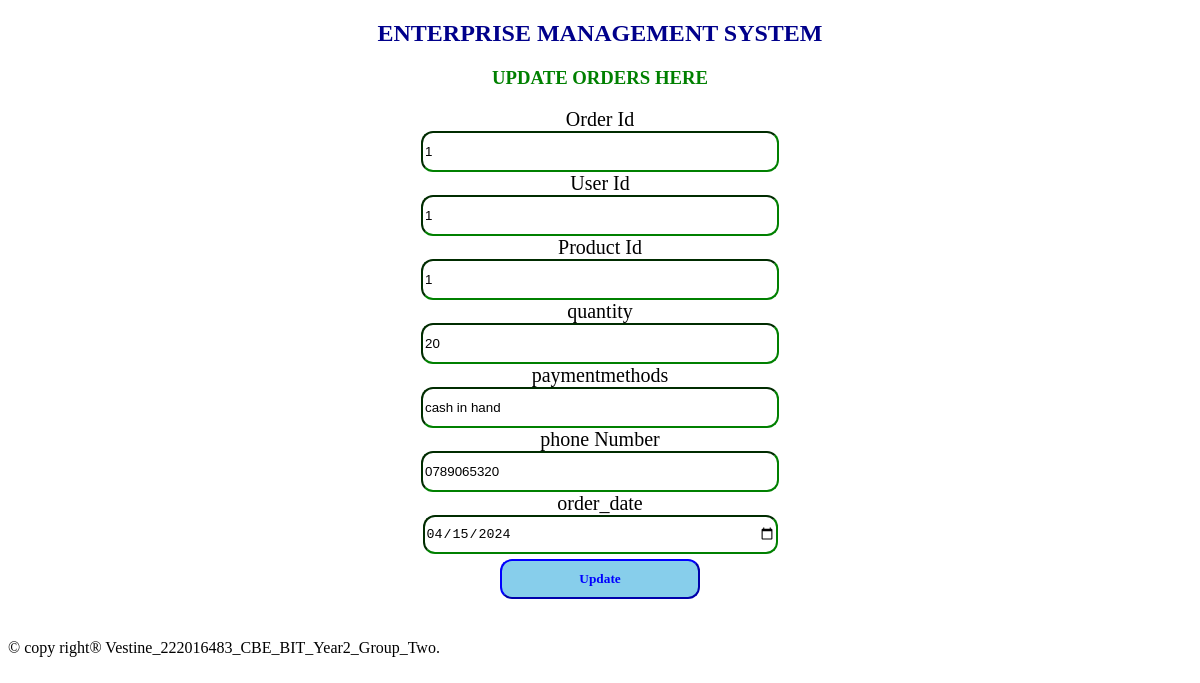
Page /editorder.php?order_id=1 on the committed database.
### tables this page shows
CREATE TABLE `customerorders` (
  `order_id` int(11) NOT NULL,
  `user_id` int(11) DEFAULT NULL,
  `product_id` int(11) DEFAULT NULL,
  `quantity` int(11) DEFAULT NULL,
  `paymentmethods` varchar(50) DEFAULT NULL,
  `phone` varchar(255) NOT NULL,
  `order_date` date DEFAULT NULL
);

### editorder.php (the view, shortened to what this page needs)
<?php
include"dbconnection.php";
if ($_SERVER['REQUEST_METHOD'] == 'GET') {
  $order_id = $_GET["order_id"];
    $sql = "SELECT * FROM customerorders WHERE order_id=$order_id";
    $result = $connection->query($sql);
    if ($result->num_rows > 0) {
        $row = $result->fetch_assoc();
        $user_id=$row['user_id'];
        $product_id = $row["product_id"];
        $quantity = $row["quantity"];
        $paymentmethods = $row["paymentmethods"];
        $phone = $row["phone"];
        $order_date = $row["order_date"];
    } else {
        header("location: /Enterprise_management_system/vieworder.php");
        exit;
    }
}
?>
<!DOCTYPE html>
<html>
<head>
</head>
<body>
<center>
	<h2>ENTERPRISE MANAGEMENT SYSTEM </h2>
	<h3 style="color:green;">UPDATE ORDERS HERE</h3>
	<section class="forms">
		<form method="POST" onsubmit="return confirmUpdate();">
	<label>Order Id</label><br>
    <input type="text" name="order_id" readonly class="input" value="<?php echo $order_id; ?>"><br>
    <label>User Id</label><br>
    <input type="text" name="user_id" readonly class="input" value="<?php echo $user_id; ?>"><br>
     <label>Product Id</label><br>
    <input type="text" name="product_id" readonly class="input" value="<?php echo $product_id; ?>"><br>
    <label>quantity</label><br>
    <input type="text" name="quantity" class="input" value="<?php echo $quantity; ?>"><br>
    <label>paymentmethods </label><br>
    <input type="text" name="paymentmethods" value="<?php echo $paymentmethods; ?>" class="input"><br>
    <label>phone Number</label><br>
    <input type="text" name="phone" value="<?php echo $phone; ?>" class="input"><br>
    <label>order_date</label><br>
    <input type="date" name="order_date" value="<?php echo $order_date; ?>" class="input"><br>
    <input type="submit" name="submit" value="Update" class="sb">
</form>
</section>
</center>
		<footer>
			<p style="color:blue; text-align: center; margin-top:40px;"><marquee> &copy copy right&reg Vestine_222016483_CBE_BIT_Year2_Group_Two.</marquee> </p>
		</footer>
</body>
</html>

### editorder.php (style rules this page uses)
h2 { font-family:Castellar; color: darkblue; }
label { font-family: elephant; font-size: 20px; }
.sb { font-family:Georgia; padding: 10px; border-color: blue; background-color: skyblue; width: 200px; margin-top: 5px; border-radius: 12px; font-weight: bold; color: blue; }
.input { width: 350px; height: 35px; border-radius: 12px; border-color: green; }

### rows in the picture
customerorders: user_id "1", product_id "1", quantity "20", paymentmethods "cash in hand", phone "0789065320", order_date "04/15/2024"
